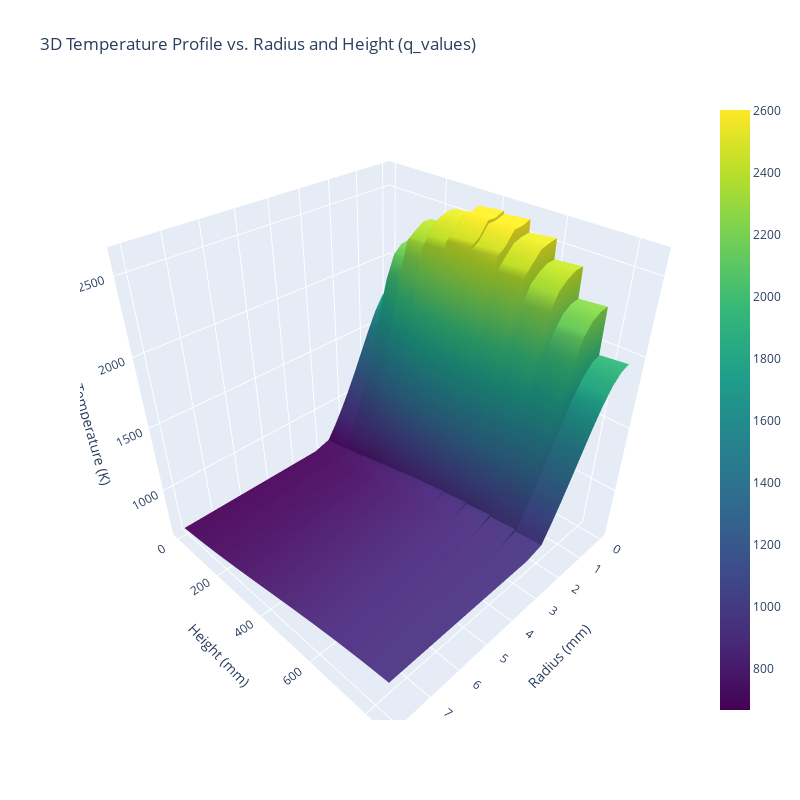

Write notebook code for a chart like this one.
### Markdown cell above
3D plot computes all the points

### Code cell
# Pre-compute the temperature matrix using the plot function
r_coolant_infinity = Geometrical_Data.cladding_outer_diameter / 2 + Geometrical_Data.pin_pitch / np.sqrt(3)
r_coolant_cladding = Geometrical_Data.cladding_outer_diameter / 2
r_cladding_gap = Geometrical_Data.cladding_outer_diameter / 2 - Geometrical_Data.thickness_cladding
r_gap_fuel = Geometrical_Data.fuel_outer_diameter / 2
r_end = Geometrical_Data.fuel_inner_diameter / 2

r_coolant = np.linspace(r_coolant_infinity, r_coolant_cladding, 2)[0:-1]
r_cladding = np.linspace(r_coolant_cladding, r_cladding_gap, 2)[0:-1]
r_gap = np.linspace(r_cladding_gap, r_gap_fuel,5)[0:-1]
r_fuel = np.linspace(r_gap_fuel, r_end, 10)

r_plot = np.concatenate((r_coolant, r_cladding, r_gap, r_fuel))
# print(r_plot)
print(len(r_plot))
# r_plot = np.linspace(Geometrical_Data.cladding_outer_diameter/2 + 3e-3, 0, 100)

# 3D plot of the temperature profile
T_fuel_out = 1500 # K (Initial guess)
vars.T_map = f.temperature_profile_3D(r_plot, Resistances, Coolant_Proprieties, ThermoHydraulics, Geometrical_Data, T_fuel_out, Burnup)

# Create a 3D surface plot
fig = go.Figure(data=[go.Surface(z=vars.T_map.T, x=vars.T_map.r*1e3, y=vars.T_map.h*1e3, colorscale='Viridis')])

# Update the layout
fig.update_layout(
    scene=dict(
        xaxis_title='Radius (mm)',
        yaxis_title='Height (mm)',
        zaxis_title='Temperature (K)'
    ),
    title="3D Temperature Profile vs. Radius and Height (q_values)",
    autosize=False,
    width=800,
    height=800
)

# Show the plot
fig.show()

### Figure 1 — Plotly figure (JSON) as saved in the notebook; plotly's stock layout.template omitted (floating-point values rounded to 4 significant figures; data arrays with more than 128 entries replaced by an {"elided": "..."} marker saying what was removed)
{"data": [{"colorscale": [[0, "#440154"], [0.1111, "#482878"], [0.2222, "#3e4989"], [0.3333, "#31688e"], [0.4444, "#26828e"], [0.5556, "#1f9e89"], [0.6667, "#35b779"], [0.7778, "#6ece58"], [0.8889, "#b5de2b"], [1, "#fde725"]], "type": "surface", "x": {"elided": "1000x16 float values"}, "y": {"elided": "1000x16 float values"}, "z": {"elided": "1000x16 float values"}}], "layout": {"autosize": false, "height": 800, "scene": {"xaxis": {"title": {"text": "Radius (mm)"}}, "yaxis": {"title": {"text": "Height (mm)"}}, "zaxis": {"title": {"text": "Temperature (K)"}}}, "title": {"text": "3D Temperature Profile vs. Radius and Height (q_values)"}, "width": 800}}
